Frame 1 (no input): blank canvas, image omitted
Frame 60 (no input): blank canvas, image omitted
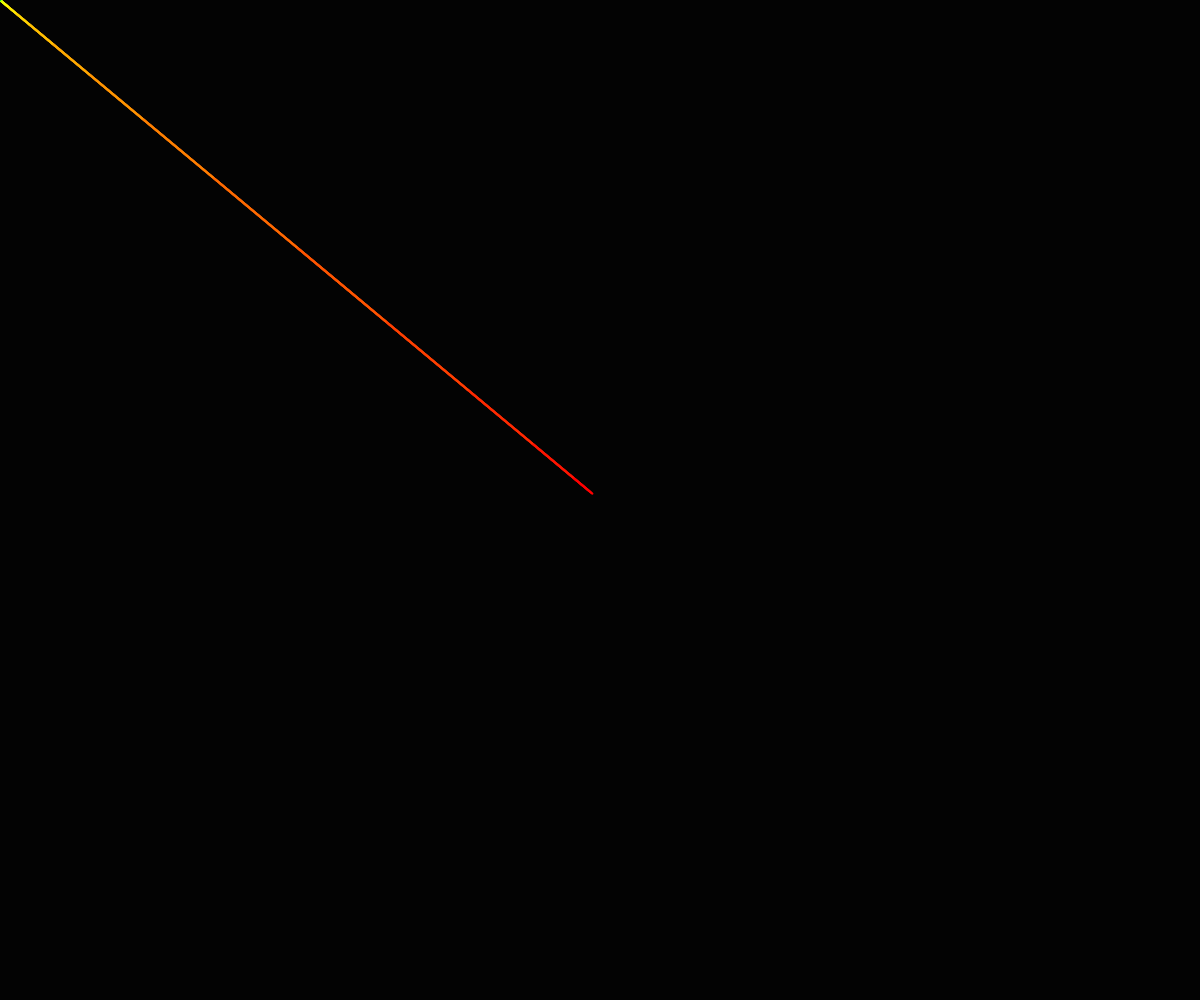
Frame 120 (the mouse pressed at the canvas centre since frame 60)

The p5.js sketch whose frames 1 and 60 were blank and that drew this single picture after the mouse press (run headless with seeded random() and noise() and a simulated clock; from frame 60 on, the mouse is pressed at the canvas centre):

// p5.js sketch
// ── sketch.js
balls=[];
function setup() {
  createCanvas(windowWidth,windowHeight)
  colorMode(HSB)
  for(var i=0;i<30;i++){
    balls.push(new Ball(.1, color(i*5,200,200)));
  }
  noStroke();
  strokeWeight(2)
  noFill()
}

function draw() {
  background(0,.1)
  // for(var i=0;i< balls.length;i++){
  //   balls[i].update();
  //   balls[i].display();
  // }
  
  balls[0].update(createVector(mouseX,mouseY),true);
  for(var i=1;i< balls.length;i++){
    balls[i].update(balls[i-1].pos);
    
  }
  for(var i=0;i< balls.length-3;i++){
    
    balls[i].displayLine(balls[i+1],balls[i+2],balls[i+3]);
  }
}
function Ball(_easing, _color){
  this.pos=createVector(mouseX,mouseY)
  this.color=_color;
  
  this.easing=_easing
  
  this.update=function(_leadPoints){
    
    this.pos.x +=(_leadPoints.x-this.pos.x)*this.easing;
  
    
    
    this.pos.y +=(_leadPoints.y-this.pos.y)*this.easing;
  }
  this.display=function(){
    fill(this.color)
    ellipse(this.pos.x,this.pos.y,15,15)
  }
  this.displayLine=function(_nextBall,_nextNextBall,_nextNextNextBall){
    push()
    stroke(this.color)
    // line(this.pos.x,this.pos.y,_nextBall.pos.x,_nextBall.pos.y)
    //console.log(_nextNextBall.pos.x)''
    curve(this.pos.x,this.pos.y,_nextBall.pos.x,_nextBall.pos.y,_nextNextBall.pos.x,_nextNextBall.pos.y,_nextNextNextBall.pos.x,_nextNextNextBall.pos.y)
    pop()
  }
  
}
